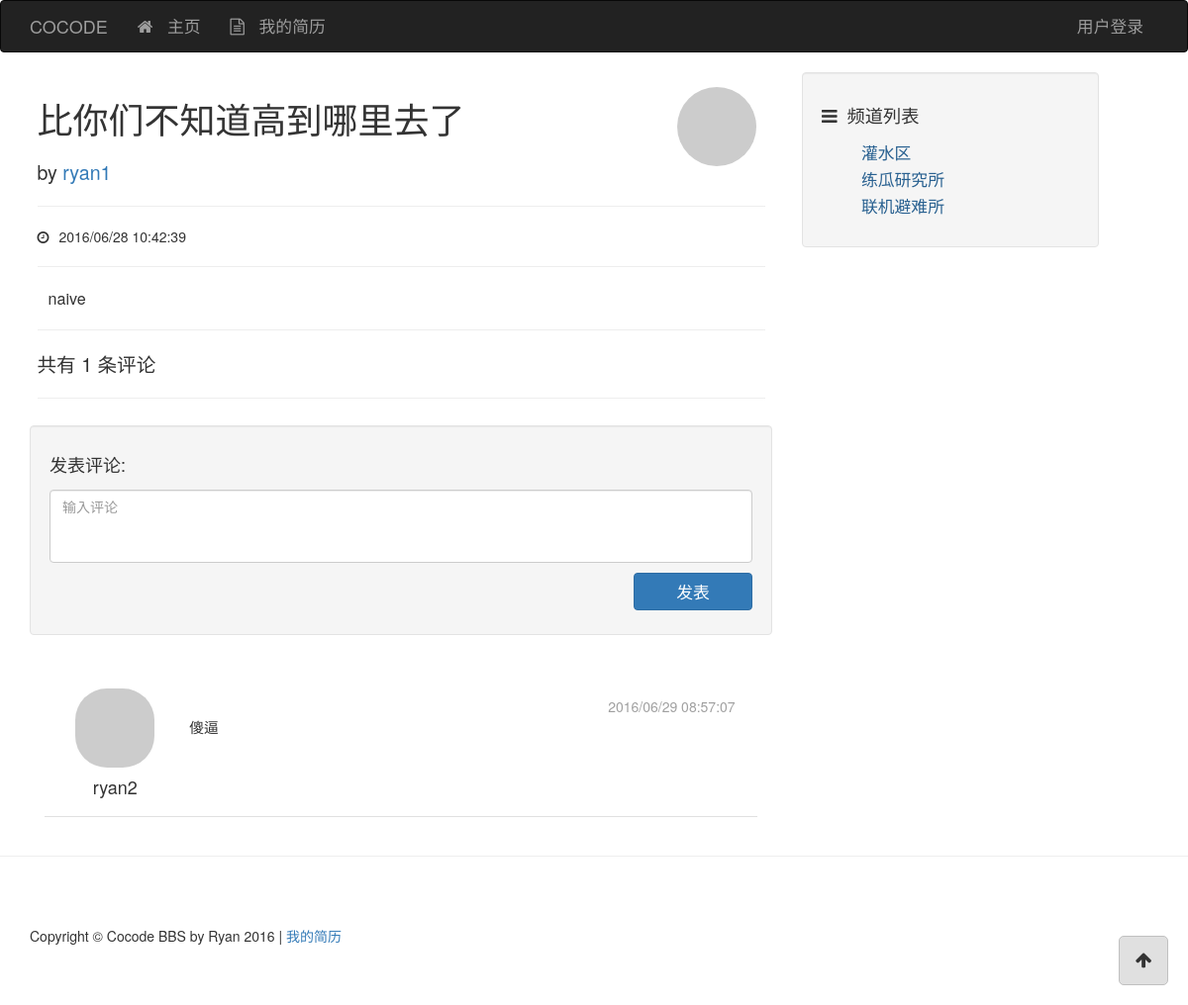
The app's page /post/4 with its own data.
### app/models/post.py (models this page shows, shortened)
class Post(db.Model, Model):
    __tablename__ = 'posts'
    id = db.Column(db.Integer, primary_key=True)
    title = db.Column(db.String())
    content = db.Column(db.String())
    created_time = db.Column(db.Integer, default=0)
    channel_id = db.Column(db.Integer, db.ForeignKey('channels.id'))
    user_id = db.Column(db.Integer, db.ForeignKey('users.id'))
    comments = db.relationship('Comment', backref='post')
    @staticmethod
    def post_by_id(id):
        return Post.query.get_or_404(id)
    @staticmethod
    def comments_sorted_by_time(comments, reverse=True):
        comments.sort(key=lambda p: p.created_time, reverse=reverse)
        return comments

### app/models/user.py (models this page shows, shortened)
class User(db.Model, Model):
    __tablename__ = 'users'
    id = db.Column(db.Integer, primary_key=True)
    username = db.Column(db.String(), unique=True)
    password_hash = db.Column(db.String())
    email = db.Column(db.String(), unique=True)
    avatar_hash = db.Column(db.String())
    created_time = db.Column(db.Integer, default=0)
    role_id = db.Column(db.Integer, db.ForeignKey('roles.id'))
    posts = db.relationship('Post', backref='author')
    comments = db.relationship('Comment', backref='author')
    @property
    def password(self):
        raise AttributeError('password is not readable')
    def gravatar(self, size=100, default='identicon', rating='g'):
        from flask import request
        gravatar_url = 'secure.gravatar.com/avatar'
        if request.is_secure:
            url = 'https://' + gravatar_url
        else:
            url = 'http://' + gravatar_url
        hash = self.avatar_hash or md5(self.email.encode('utf-8')).hexdigest()
        return '{url}/{hash}?s={size}&d={default}&r={rating}'.format(url=url,
                                                                     hash=hash,
                                                                     size=size,
                                                                     default=default,
                                                                     rating=rating)

### app/models/comment.py (models this page shows, shortened)
class Comment(db.Model, Model):
    __tablename__ = 'comments'
    id = db.Column(db.Integer, primary_key=True)
    content = db.Column(db.String())
    created_time = db.Column(db.Integer, default=0)
    user_id = db.Column(db.Integer, db.ForeignKey('users.id'))
    post_id = db.Column(db.Integer, db.ForeignKey('posts.id'))

### app/models/channel.py (models this page shows, shortened)
class Channel(db.Model, Model):
    __tablename__ = 'channels'
    id = db.Column(db.Integer, primary_key=True)
    name = db.Column(db.String(), default=ChannelPermission.NORMAL)
    permission = db.Column(db.Integer)
    created_time = db.Column(db.Integer, default=0)
    posts = db.relationship('Post', backref='channel')
    @staticmethod
    def channel_by_id(id):
        return Channel.query.get_or_404(id)

### app/controllers/views.py (the view)
@controllers.route('/post/<int:id>')
@post_permission_required
def post_view(id):
    post = Post.post_by_id(id)
    comments = post.comments
    d = dict(
        post=post,
        comments=comments
    )
    return render_template('post.html', **d)

### app/controllers/context_processers.py (called while the page is built)
@controllers.app_context_processor
def current_user_processor():
    user = current_user()
    return dict(current_user=user)

@controllers.app_context_processor
def channel_processor():
    channels = Channel.query.all()
    permissions = {
        'NORMAL': ChannelPermission.NORMAL,
        'ADMIN': ChannelPermission.ADMIN,
    }
    dic = {
        'channels': channels,
        'channel_permissions': permissions,
    }
    return dict(**dic)

@controllers.app_context_processor
def class_processor():
    return dict(Channel=Channel)

@controllers.app_context_processor
def user_processor():
    user_count = User.query.count()
    new_user = User.query.order_by(User.created_time.desc()).first()
    return dict(new_user=new_user,
                user_count=user_count)

@controllers.app_context_processor
def post_processor():
    post_count = Post.query.count()
    return dict(post_count=post_count)

@controllers.app_context_processor
def comment_processor():
    comment_count = Comment.query.count()
    return dict(comment_count=comment_count)

### app/controllers/filters.py (called while the page is built)
@controllers.app_template_filter('format_time')
def format_time(timestamp):
    format = '%Y/%m/%d %H:%M:%S'
    t = time.localtime(timestamp)
    ft = time.strftime(format, t)
    return ft

### app/models/user.py (called while the page is built)
def current_user():
    id = session.get('user_id', None)
    user = None
    if id is not None:
        user = User.user_by_id(id)
    return user

### app/templates/post.html (shortened to what this page needs)
{% extends "base.html" %}
{% block page_content %}
<div class="main-post">
    <div class="row">
        <div class="col-md-9">
            <h1>{{ post.title }}</h1>
            <div class="main-post-author">
            by <a href="#">{{ post.author.username }}</a>
            </div>
        </div>
        <div class="col-md-3">
            <div class="main-post-portrait"><img class="round-portrait-100" src="{{ post.author.gravatar(size=100) }}"></div>
        </div>
    </div>
    <hr>
    <div class="main-post-date"><div class="fa fa-clock-o"></div>{{ post.created_time | format_time }}</div>
    <hr>
    <div class="main-post-content">
        {{ post.content }}
    </div>
    <hr>
    <div class="main-post-note">
        共有 <div id="id-comment-count">{{ post.comments | length }}</div> 条评论
    </div>
    <hr>
</div>
<div class="well">
    <h4>发表评论:</h4>
    <div class="comment-form">
        <div class="comment-form-item"><textarea id="id-text-content" class="form-control" rows="3" placeholder="输入评论"></textarea></div>
        <div class="comment-form-item"><button type="button" id="id-button-comment-add" class="btn btn-primary">发表</button></div>
    </div>
</div>
{% include "_comments.html" %}
{% endblock %}

### app/templates/base.html (shortened to what this page needs)
<!DOCTYPE html>
<html lang="en">
{% block head %}
<head>
    <link href="../static/css/base-styles.css" rel="stylesheet">
    <link href="../static/css/bootstrap.min.css" rel="stylesheet">
    <link href="../static/css/font-awesome.min.css" rel="stylesheet">
</head>
{% endblock %}
<body>
{% block navbar %}
<div class="header">
    <div class="navbar navbar-inverse" role="navigation">
        <div class="container">
            <div class="navbar-header">
            <div class="navbar-brand" href="/">COCODE</div>
            </div>
            <div class="navbar-collapse collapse">
                <ul class="nav navbar-nav">
                    <li><a href="/"><div class="fa fa-home"></div> 主页</a></li>
                    <li><a href="#" class="a-resume"><div class="fa fa-file-text-o"></div> 我的简历</a></li>
                </ul>
                <ul class="nav navbar-nav navbar-right">
                    {% if current_user is not none %}
                    <li><a href="#" class="dropdown-toggle" data-toggle="dropdown">
                        {{ current_user.username }}<b class="caret"></b>
                    </a>
                        <ul class="dropdown-menu">
                            <li><a href="#"><div class="fa fa-user"></div> 用户资料</a></li>
                            <li role="separator" class="divider"></li>
                            <li><a href="/accounts/logout"><div class="fa fa-power-off"></div> 登出用户</a></li>
                        </ul>
                    </li>
                    {% else %}
                    <li><a href="/accounts">用户登录</a></li>
                    {% endif %}
                </ul>
            </div>
        </div>
    </div>
</div>
{% endblock %}
{% block content %}
<div class="container">
    <div class="row">
        {% block content_body %}
        <div class="col-lg-8">
            {% block page_content %}
            {% endblock %}
        </div>
        <div class="col-md-4">
            {% block side_content %}
            <div class="side-content">
                <div class="well">
                    <div class="channel-title"><div class="fa fa-bars"></div>频道列表</div>
                    <div class="row">
                        <div class="col-lg-12">
                            <ul class="channel-list">
                                {% for c in channels %}
                                {% if c.permission == channel_permissions['NORMAL'] %}
                                <li><a href="/channel/{{ c.id }}">{{ c.name }}</a></li>
                                {% endif %}
                                {% endfor %}
                            </ul>
                        </div>
                    </div>
                </div>
            </div>
            {% endblock %}
        </div>
        {% endblock %}
    </div>
</div>
{% endblock %}
{% block to_top %}
<div class="container">
    <a href="#top">
        <div class="back-to-top">
        <div class="fa fa-arrow-up"></div>
        </div>
    </a>
</div>
{% endblock %}
{% block footer %}
<hr>
<div class="container">
    <footer>
    <div class="row">
        <div class="col-lg-12">
            <p>Copyright &copy; Cocode BBS by Ryan 2016 | <a href="#" class="a-resume">我的简历</a></p>
        </div>
    </div>
    </footer>
</div>
{% endblock %}
</body>
</html>

### app/templates/_comments.html (shortened to what this page needs)
<div class="comment-list">
    {% for comment in post.comments_sorted_by_time(post.comments) %}
    <div class="comment-item" id="id-comment-item-{{ comment.id }}">
        <div class="comment-author col-md-2">
            <a href="#">
                <img class="media-object round-portrait-64" src="{{ comment.author.gravatar(size=64) }}">
            </a>
            <h4 class="media-heading">{{ comment.author.username }}</h4>
        </div>
        <div class="comment-body col-md-10">
            <div class="comment-date">{{ comment.created_time | format_time }}</div>
            <div class="comment-content" id="id-comment-content-{{ post.id }}">
                {{ comment.content }}
            </div>
        </div>
    </div>
    {% endfor %}
</div>

### app/static/css/base-styles.css (style rules this page uses)
.header .navbar { font-size: 120%; }
.fa { margin-right: 10px; }
.side-content { position: fixed; width: 25%; }
.back-to-top { float: right; width: 50px; height: 50px; font-size: large; text-align: center; position: fixed; bottom: 20px; right: 20px; padding: 10px; border-radius: 5px; border: 1px solid #c0c0c0; background-color: #e0e0e0; }
.container > a { text-decoration: none; color: inherit; }
.back-to-top .fa { margin-right: 0; }
.channel-title { font-size: 130%; padding: 10px 0 10px; }
ul.channel-list li { font-size: 120%; list-style-type: none; margin: 3px 0 3px; }
ul.channel-list li > a { text-decoration: none; color: rgb(40, 96, 144); }
footer { margin: 50px 0; }
img.round-portrait-64 { border-radius: 32px; }
img.round-portrait-100 { border-radius: 50px; }
.main-post { padding: 1%; }
.main-post .main-post-author { margin-top: 20px; font-size: 140%; }
.main-post .main-post-content { font-size: 115%; padding: 0 1.5% 0 1.5%; }
.main-post .main-post-portrait { margin: 5% 0 0 5%; text-align: right; padding-right: 5%; }
.main-post .main-post-note { font-size: 140%; }
.comment-form { display: flex; flex-direction: column; }
.comment-form .comment-form-item { margin: 5px 0 5px; }
.comment-form .comment-form-item > textarea { resize: none; }
.comment-form .comment-form-item > button { align-self: flex-start; width: 120px; font-size: 120%; float: right; }
.comment-list { padding: 2%; }
.comment-list .comment-item { padding: 2%; margin: 4px 0 4px; border-bottom: 1px solid #e0e0e0; display: flex; flex-direction: row; }
.comment-list .comment-item .comment-author { display: flex; flex-direction: column; align-items: center; }
.comment-list .comment-item .comment-author h4 { margin-top: 10px; }
.comment-list .comment-item .comment-date { font-size: 100%; font-weight: normal; text-align: right; color: #a0a0a0; }
.comment-list .comment-item .comment-body { padding: 8px; margin-left: 10px; }
.comment-list .comment-item .comment-body .comment-content { font-size: 105%; }
#id-comment-count { display: inline; }

### records on screen
Post: title "比你们不知道高到哪里去了", created_time "2016/06/28 10:42:39", content "naive"
User: author.username "ryan1"
Comment: author.username "ryan2", created_time "2016/06/29 08:57:07", content "傻逼"
Channel: name "灌水区"
Channel: name "练瓜研究所"
Channel: name "联机避难所"

### other values on screen
{{ post.comments | length }} "1"
